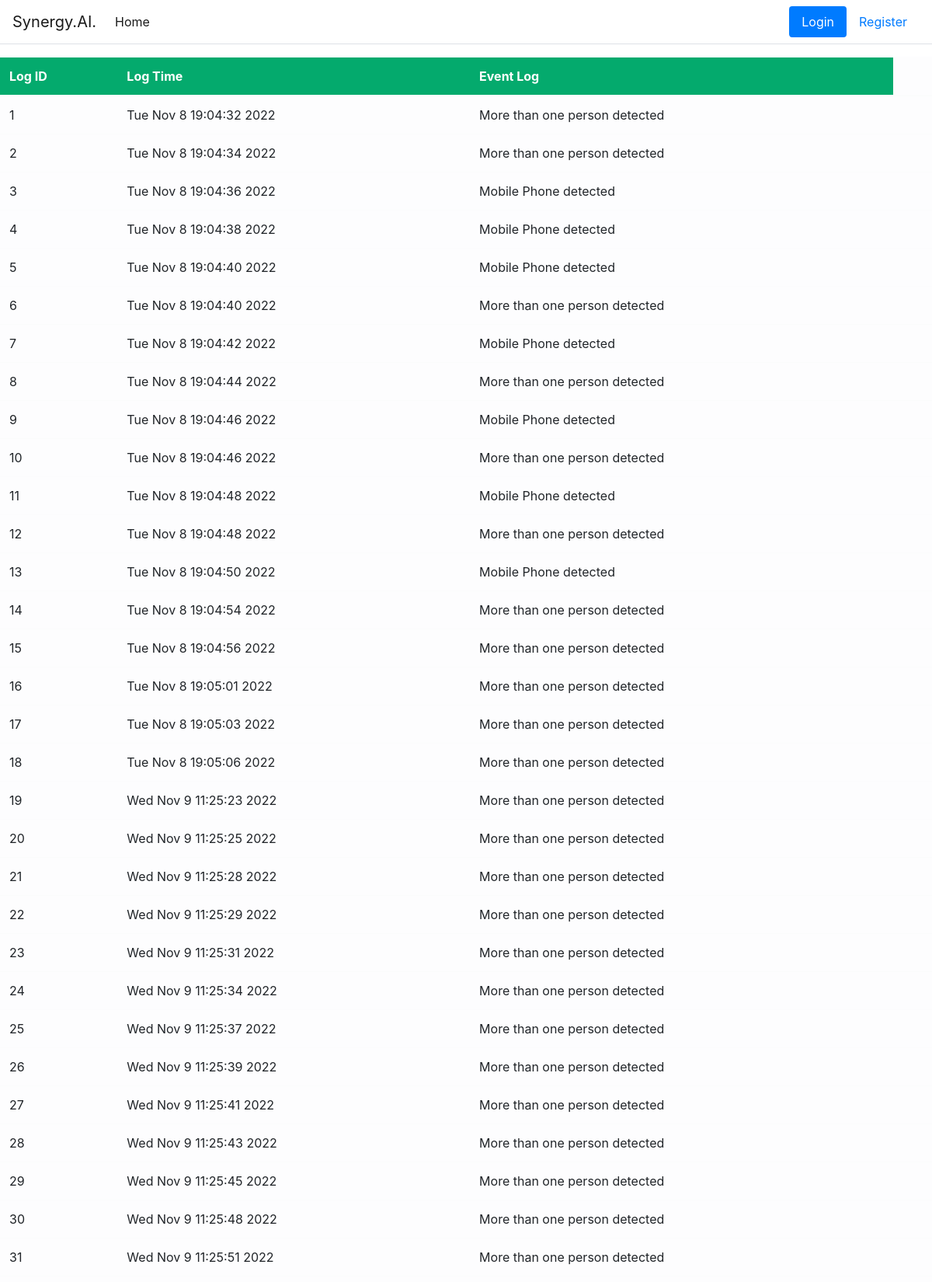
The page /logg (upper part) on the database its author committed.
### app.py (models this page shows, shortened)
class Logged(db.Model):
    S_no = db.Column(db.Integer(), primary_key=True)
    Log_time = db.Column(db.String(length=20), nullable=False)
    description = db.Column(db.String(length=20), nullable=False)

### app.py (the view)
@app.route('/logg')
def logg():
    items = Logged.query.all()
    print(type(items))
    return render_template('logg.html', items=items)

### templates/logg.html (shortened to what this page needs)
<!doctype html>
<html lang="en">
  <head>
    <link rel="stylesheet" href="https://cdn.jsdelivr.net/npm/bootstrap@4.5.3/dist/css/bootstrap.min.css">
  </head>
  <body>
    <nav class="navbar navbar-expand-sm navbar-toggleable-sm navbar-light bg-white border-bottom box-shadow mb-3" bottom->
      <a class="navbar-brand" href="#">Synergy.AI.</a>
      <div class="collapse navbar-collapse" id="navbarNav">
        <ul class="navbar-nav mr-auto">
            <li class="nav-item active">
                <a class="nav-link" href="#">Home <span class="sr-only">(current)</span></a>
            </li>
        </ul>
        <ul class="nav nav-pills">
            <li class="nav-item">
                <a class="nav-link active" href="/login">Login <span class="sr-only">(current)</span></a>
            </li>
            <li class="nav-item">
                <a class="nav-link" href="/register">Register <span class="sr-only">(current)</span></a>
            </li>
        </ul>
      </div>
    </nav>
    <table class="table table-hover table-light">
        <thead-light>
            <tr>
                <th scope="col">Log ID</th>
                <th scope="col">Log Time</th>
                <th scope="col">Event Log</th>
            </tr>
        </thead-light>
        <tbody>
            {% for item in items %}
                <tr>
                    <td>{{ item.S_no }}</td>
                    <td>{{ item.Log_time }}</td>
                    <td>{{ item.description }}</td>
                    <td>
                    </td>
                </tr>
            {% endfor %}
        </tbody>
    </table>
  </body>
</html>

### templates/logg.html (style rules this page uses)
body { background-color: F8F0E3; color: white }
th { background-color: #04AA6D; color: white; }

### rows shown on the page
Logged: S_no "1", Log_time "Tue Nov 8 19:04:32 2022", description "More than one person detected"
Logged: S_no "2", Log_time "Tue Nov 8 19:04:34 2022", description "More than one person detected"
Logged: S_no "3", Log_time "Tue Nov 8 19:04:36 2022", description "Mobile Phone detected"
Logged: S_no "4", Log_time "Tue Nov 8 19:04:38 2022", description "Mobile Phone detected"
Logged: S_no "5", Log_time "Tue Nov 8 19:04:40 2022", description "Mobile Phone detected"
Logged: S_no "6", Log_time "Tue Nov 8 19:04:40 2022", description "More than one person detected"
Logged: S_no "7", Log_time "Tue Nov 8 19:04:42 2022", description "Mobile Phone detected"
Logged: S_no "8", Log_time "Tue Nov 8 19:04:44 2022", description "More than one person detected"
Logged: S_no "9", Log_time "Tue Nov 8 19:04:46 2022", description "Mobile Phone detected"
Logged: S_no "10", Log_time "Tue Nov 8 19:04:46 2022", description "More than one person detected"
Logged: S_no "11", Log_time "Tue Nov 8 19:04:48 2022", description "Mobile Phone detected"
Logged: S_no "12", Log_time "Tue Nov 8 19:04:48 2022", description "More than one person detected"
Logged: S_no "13", Log_time "Tue Nov 8 19:04:50 2022", description "Mobile Phone detected"
Logged: S_no "14", Log_time "Tue Nov 8 19:04:54 2022", description "More than one person detected"
Logged: S_no "15", Log_time "Tue Nov 8 19:04:56 2022", description "More than one person detected"
Logged: S_no "16", Log_time "Tue Nov 8 19:05:01 2022", description "More than one person detected"
Logged: S_no "17", Log_time "Tue Nov 8 19:05:03 2022", description "More than one person detected"
Logged: S_no "18", Log_time "Tue Nov 8 19:05:06 2022", description "More than one person detected"
Logged: S_no "19", Log_time "Wed Nov 9 11:25:23 2022", description "More than one person detected"
Logged: S_no "20", Log_time "Wed Nov 9 11:25:25 2022", description "More than one person detected"
Logged: S_no "21", Log_time "Wed Nov 9 11:25:28 2022", description "More than one person detected"
Logged: S_no "22", Log_time "Wed Nov 9 11:25:29 2022", description "More than one person detected"
Logged: S_no "23", Log_time "Wed Nov 9 11:25:31 2022", description "More than one person detected"
Logged: S_no "24", Log_time "Wed Nov 9 11:25:34 2022", description "More than one person detected"
Logged: S_no "25", Log_time "Wed Nov 9 11:25:37 2022", description "More than one person detected"
Logged: S_no "26", Log_time "Wed Nov 9 11:25:39 2022", description "More than one person detected"
Logged: S_no "27", Log_time "Wed Nov 9 11:25:41 2022", description "More than one person detected"
Logged: S_no "28", Log_time "Wed Nov 9 11:25:43 2022", description "More than one person detected"
Logged: S_no "29", Log_time "Wed Nov 9 11:25:45 2022", description "More than one person detected"
Logged: S_no "30", Log_time "Wed Nov 9 11:25:48 2022", description "More than one person detected"
Logged: S_no "31", Log_time "Wed Nov 9 11:25:51 2022", description "More than one person detected"
